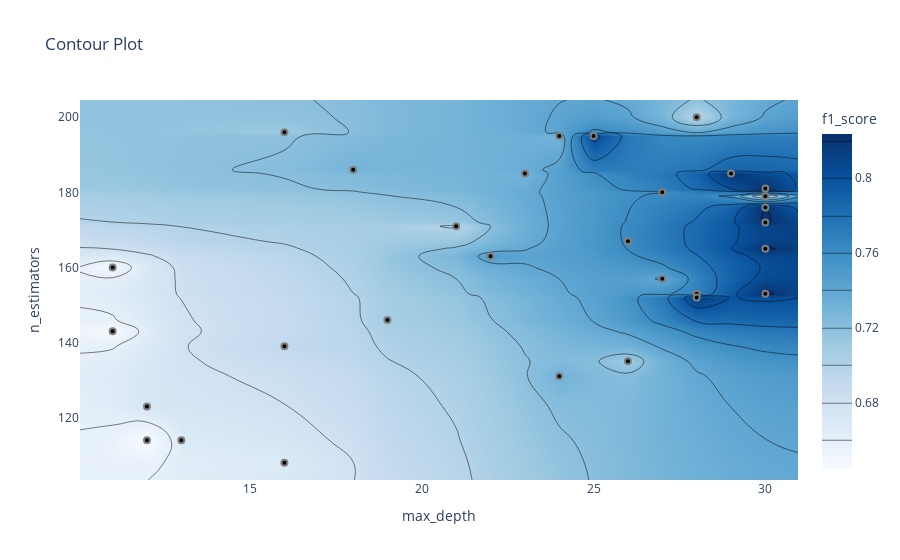

Notebook cell for this chart:
### Markdown cell above
График контура отношений гиперпараметров

Он показывает связь между различными комбинациями гиперпараметров и значение метрики для этих комбинаций в виде контурного графика.

### Code cell
optuna.visualization.plot_contour(study, params=["max_depth", "n_estimators"],
                                  target_name="f1_score")

### Figure 1 — Plotly figure (JSON) as saved in the notebook; plotly's stock layout.template omitted (floating-point values rounded to 4 significant figures; data arrays with more than 128 entries replaced by an {"elided": "..."} marker saying what was removed)
{"data": [{"colorbar": {"title": {"text": "f1_score"}}, "colorscale": [[0, "rgb(247,251,255)"], [0.125, "rgb(222,235,247)"], [0.25, "rgb(198,219,239)"], [0.375, "rgb(158,202,225)"], [0.5, "rgb(107,174,214)"], [0.625, "rgb(66,146,198)"], [0.75, "rgb(33,113,181)"], [0.875, "rgb(8,81,156)"], [1, "rgb(8,48,107)"]], "connectgaps": true, "contours": {"coloring": "heatmap"}, "hoverinfo": "none", "line": {"smoothing": 1.3}, "reversescale": false, "type": "contour", "x": [10.05, 11, 12, 13, 16, 18, 19, 21, 22, 23, 24, 25, 26, 27, 28, 29, 30, 30.95], "y": [103.4, 108, 114, 123, 131, 135, 139, 143, 146, 152, 153, 157, 160, 163, 165, 167, 171, 172, 176, 179, 180, 181, 185, 186, 195, 196, 200, 204.6], "z": {"elided": "28x18 float values"}}, {"marker": {"color": "black", "line": {"color": "Grey", "width": 2}}, "mode": "markers", "showlegend": false, "type": "scatter", "x": [16, 12, 11, 24, 13, 11, 12, 16, 16, 19, 28, 25, 27, 30, 30, 30, 22, 30, 27, 24, 21, 30, 29, 26, 30, 28, 23, 28, 26, 18], "y": [139, 123, 160, 195, 114, 143, 114, 108, 196, 146, 200, 195, 180, 176, 172, 165, 163, 179, 157, 131, 171, 181, 185, 167, 153, 153, 185, 152, 135, 186]}], "layout": {"title": {"text": "Contour Plot"}, "xaxis": {"range": [10.05, 30.95], "title": {"text": "max_depth"}}, "yaxis": {"range": [103.4, 204.6], "title": {"text": "n_estimators"}}}}
